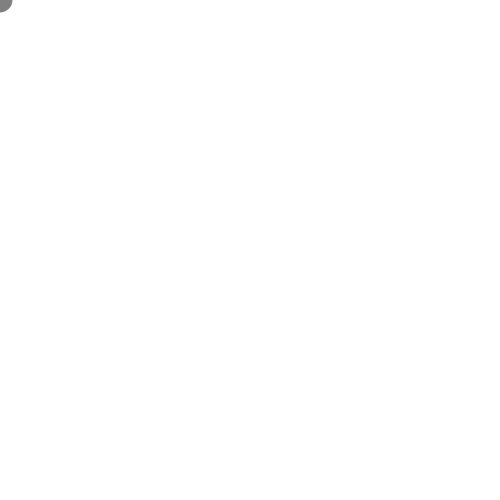
Frame 1 (no input)
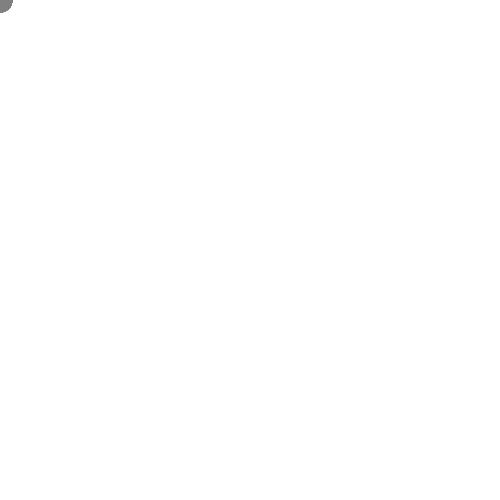
Frame 60 (no input)
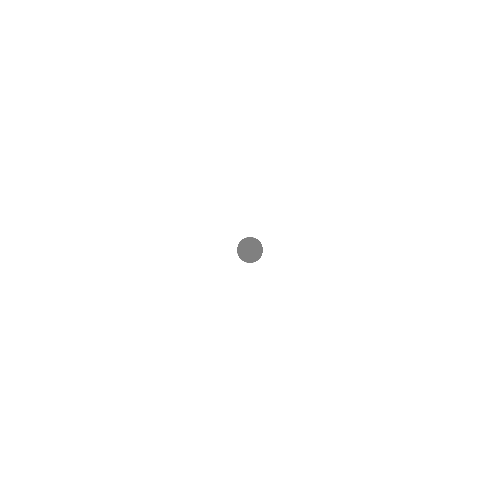
Frame 120 (the mouse pressed at the canvas centre since frame 60)

The p5.js sketch that drew these frames (run headless with seeded random() and noise() and a simulated clock; from frame 60 on, the mouse is pressed at the canvas centre):

// p5.js sketch
// ── sketch.js
function setup()
{
  // create our canvas
  createCanvas(500, 500);

  // set a medium grey fill and turn off shape strokes  
  fill(128);
  noStroke();
}

// draw function - used for commands that need to be repeated
function draw()
{
  // draw an ellipse at the mouse position
  ellipse(mouseX, mouseY, 25, 25);
}

// this function runs one time every time the mouse is pressed
function mousePressed()
{
  // clear the canvas
  background(255);
}
		
